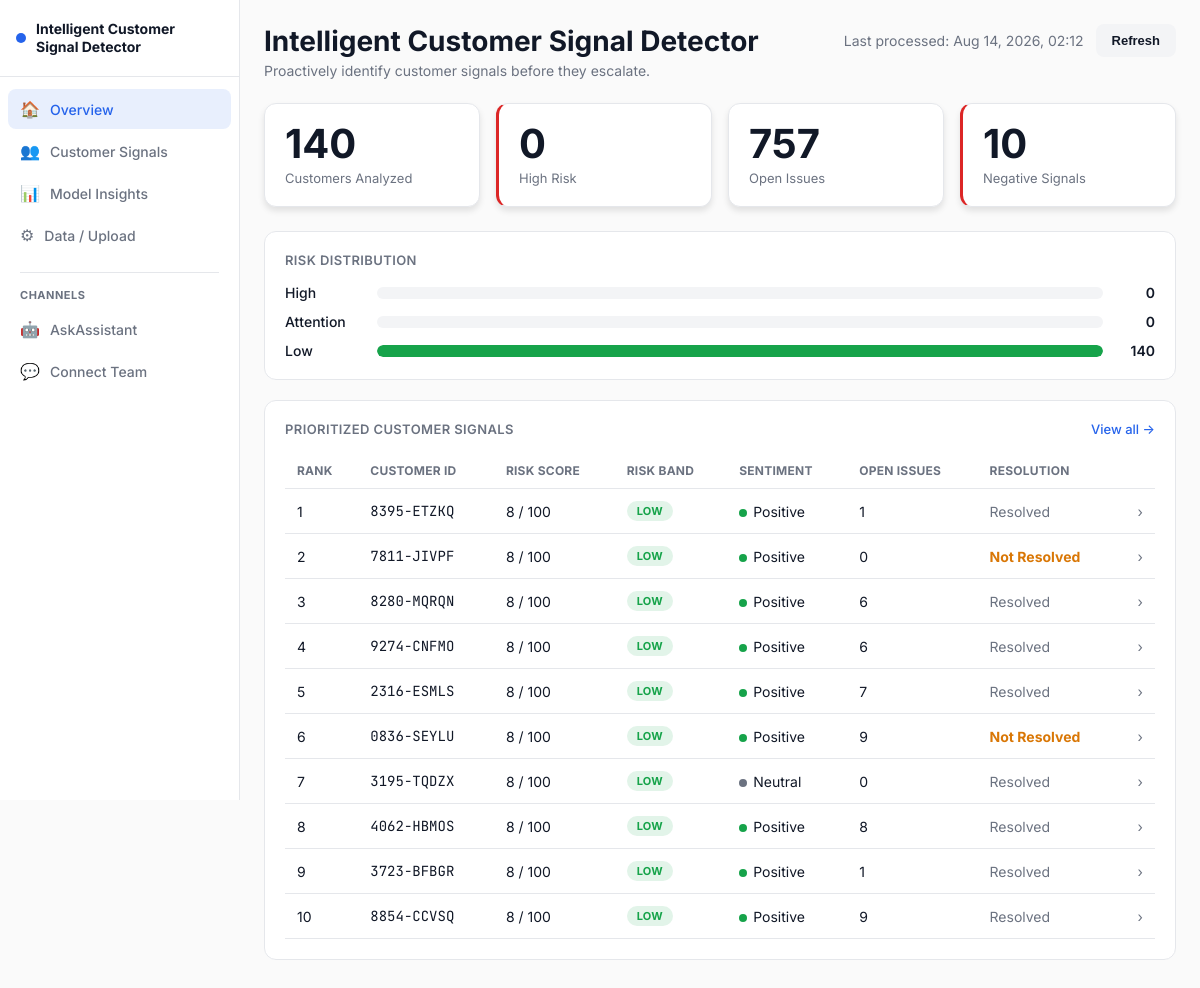
Before: / with the older database file.
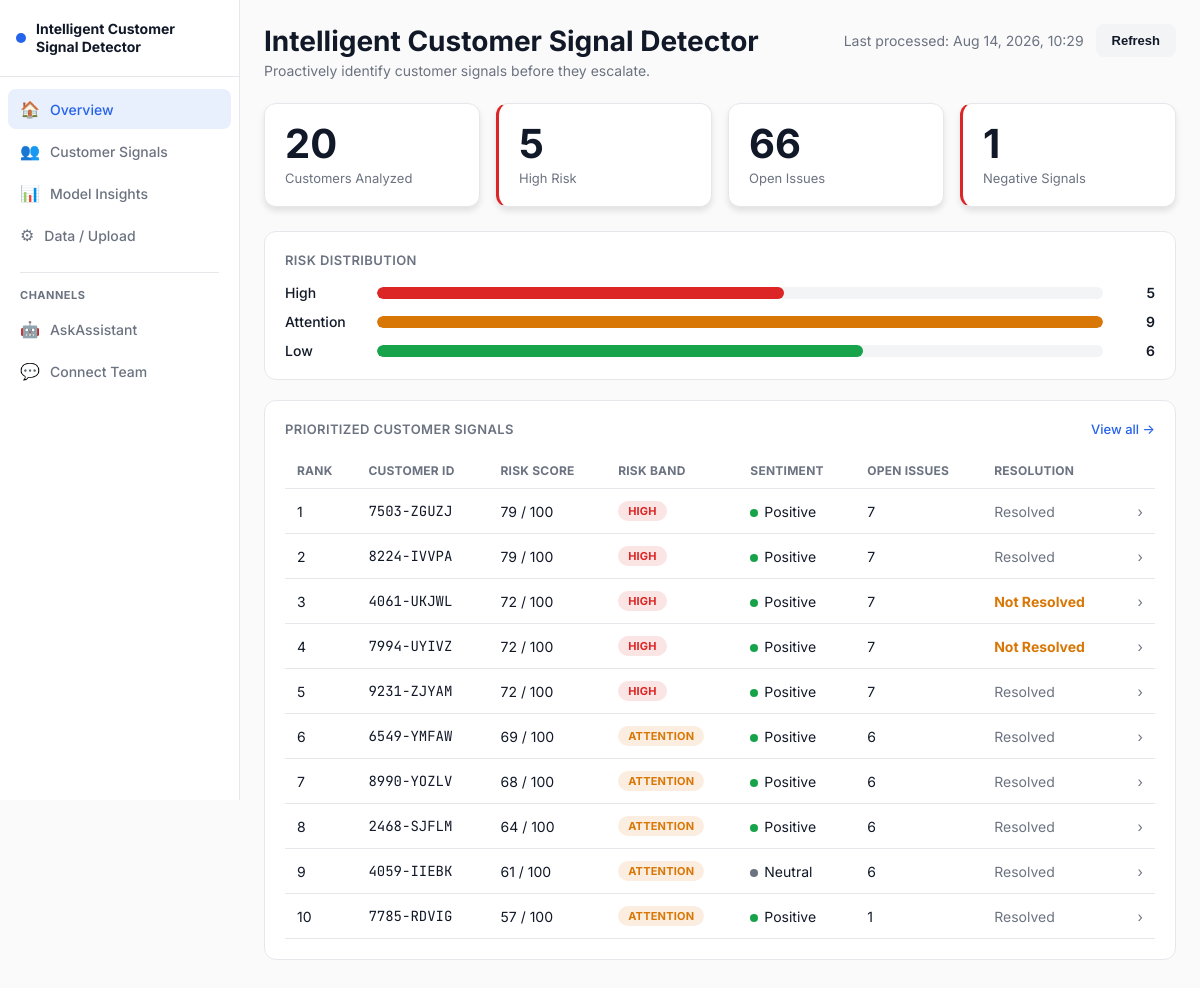
After: the same page with the newer database file.
### customer_signal/models.py (models this page shows, shortened)
class Customer(models.Model):
    customer_id = models.CharField(max_length=20, unique=True, db_index=True)
    gender = models.CharField(max_length=10, blank=True)
    senior_citizen = models.IntegerField(default=0)
    age = models.IntegerField(null=True, blank=True)
    married = models.CharField(max_length=5, blank=True)
    dependents = models.CharField(max_length=5, blank=True)
    partner = models.CharField(max_length=5, blank=True)
    tenure_months = models.IntegerField(null=True, blank=True)
    contract_type = models.CharField(max_length=30, blank=True)
    payment_method = models.CharField(max_length=40, blank=True)
    paperless_billing = models.CharField(max_length=5, blank=True)
    monthly_charges = models.FloatField(null=True, blank=True)
    total_charges = models.FloatField(null=True, blank=True)
    phone_service = models.CharField(max_length=5, blank=True)
    internet_service = models.CharField(max_length=20, blank=True)
    service_count = models.IntegerField(null=True, blank=True)
    unlimited_data = models.CharField(max_length=5, blank=True)
    streaming_tv = models.CharField(max_length=5, blank=True)
    streaming_movies = models.CharField(max_length=5, blank=True)
    streaming_music = models.CharField(max_length=5, blank=True)
    satisfaction_level = models.CharField(max_length=10, blank=True)  # Low/Medium/High
    open_issue_count = models.IntegerField(default=0)
    close_issue_count = models.IntegerField(default=0)
    support_interaction_count = models.IntegerField(default=0)
    resolution_status_open_closed = models.CharField(max_length=15, blank=True)
    customer_status = models.CharField(max_length=15, blank=True)  # Stayed/Churned
    churn = models.CharField(max_length=5, blank=True)
    churn_score_target = models.FloatField(null=True, blank=True)
    cltv = models.FloatField(null=True, blank=True)
    predicted_churn_score = models.FloatField(null=True, blank=True)
    risk_band = models.CharField(max_length=12, blank=True)  # High / Attention / Low
    raw_json = models.JSONField(default=dict, blank=True)
    uploaded_at = models.DateTimeField(auto_now_add=True)
    processed_at = models.DateTimeField(null=True, blank=True)
    class Meta:
        ordering = ["-predicted_churn_score"]

class Transcript(models.Model):
    customer = models.OneToOneField(
        Customer, on_delete=models.CASCADE, related_name="transcript", null=True, blank=True
    )
    pending_customer_id = models.CharField(max_length=20, blank=True, db_index=True)
    topic = models.CharField(max_length=255, blank=True)
    raw_text = models.TextField()
    turns_json = models.JSONField(default=list, blank=True)
    feedback_text = models.TextField(blank=True)
    stated_sentiment = models.CharField(max_length=10, blank=True)
    uploaded_at = models.DateTimeField(auto_now_add=True)

### customer_signal/views.py (the view)
# urls.py: path("", views.overview, name="overview"),
def overview(request):
    analyzed_qs = Customer.objects.filter(predicted_churn_score__isnull=False)
    analyzed_count = analyzed_qs.count()
    if analyzed_count == 0:
        return render(request, "customer_signal/overview.html", {"empty": True})
    high_risk = analyzed_qs.filter(risk_band="High").count()
    attention = analyzed_qs.filter(risk_band="Attention").count()
    low = analyzed_qs.filter(risk_band="Low").count()
    open_issues = analyzed_qs.aggregate(total=Sum("open_issue_count"))["total"] or 0
    negative_signals = Transcript.objects.filter(stated_sentiment="Negative").count()
    last_processed = analyzed_qs.order_by("-processed_at").first()
    top10 = analyzed_qs.order_by("-predicted_churn_score")[:10]
    top10_rows = []
    for rank, c in enumerate(top10, start=1):
        transcript = getattr(c, "transcript", None)
        top10_rows.append({
            "rank": rank,
            "customer": c,
            "sentiment": transcript.stated_sentiment if transcript else "—",
        })
    context = {
        "empty": False,
        "analyzed_count": analyzed_count,
        "high_risk": high_risk,
        "attention": attention,
        "low": low,
        "open_issues": open_issues,
        "negative_signals": negative_signals,
        "last_processed": last_processed.processed_at if last_processed else None,
        "top10_rows": top10_rows,
        "risk_max": max(high_risk, attention, low, 1),
    }
    return render(request, "customer_signal/overview.html", context)

### templates/customer_signal/overview.html (shortened to what this page needs)
{% extends "customer_signal/base.html" %}
{% block content %}
<div class="page-header">
  <div>
    <h1 class="page-title">Intelligent Customer Signal Detector</h1>
    <p class="page-subtitle">Proactively identify customer signals before they escalate.</p>
  </div>
  {% if not empty %}
  <div class="page-header-right">
    <span class="text-secondary">Last processed: {{ last_processed|date:"M d, Y, H:i" }}</span>
    <button class="btn btn-secondary" onclick="location.reload()">Refresh</button>
  </div>
  {% endif %}
</div>
{% if empty %}
  <div class="empty-state card">
    <p>No customers processed yet. Go to Data / Upload to get started.</p>
    <a href="{% url 'data_upload' %}" class="btn btn-primary">Go to Data / Upload</a>
  </div>
{% else %}
  <div class="kpi-grid">
    <div class="kpi-card" onclick="location.href='{% url 'customer_signals' %}'" style="cursor: pointer; transition: transform 0.2s; box-shadow: 0 4px 6px rgba(0,0,0,0.1);" onmouseover="this.style.transform='scale(1.02)'" onmouseout="this.style.transform='scale(1)'">
      <div class="kpi-value">{{ analyzed_count }}</div>
      <div class="kpi-label">Customers Analyzed</div>
    </div>
    <div class="kpi-card accent-red" onclick="location.href='{% url 'customer_signals' %}?risk=High'" style="cursor: pointer; transition: transform 0.2s; box-shadow: 0 4px 6px rgba(0,0,0,0.1);" onmouseover="this.style.transform='scale(1.02)'" onmouseout="this.style.transform='scale(1)'">
      <div class="kpi-value">{{ high_risk }}</div>
      <div class="kpi-label">High Risk</div>
    </div>
    <div class="kpi-card" onclick="location.href='{% url 'customer_signals' %}?resolution=NotResolved'" style="cursor: pointer; transition: transform 0.2s; box-shadow: 0 4px 6px rgba(0,0,0,0.1);" onmouseover="this.style.transform='scale(1.02)'" onmouseout="this.style.transform='scale(1)'">
      <div class="kpi-value">{{ open_issues }}</div>
      <div class="kpi-label">Open Issues</div>
    </div>
    <div class="kpi-card accent-red" onclick="location.href='{% url 'customer_signals' %}?sentiment=Negative'" style="cursor: pointer; transition: transform 0.2s; box-shadow: 0 4px 6px rgba(0,0,0,0.1);" onmouseover="this.style.transform='scale(1.02)'" onmouseout="this.style.transform='scale(1)'">
      <div class="kpi-value">{{ negative_signals }}</div>
      <div class="kpi-label">Negative Signals</div>
    </div>
  </div>
  <div class="card section">
    <h2 class="section-heading">Risk Distribution</h2>
    <div class="risk-bars">
      <div class="risk-bar-row">
        <span class="risk-bar-label">High</span>
        <div class="risk-bar-track"><div class="risk-bar-fill fill-high" style="width: {% widthratio high_risk risk_max 100 %}%"></div></div>
        <span class="risk-bar-count">{{ high_risk }}</span>
      </div>
      <div class="risk-bar-row">
        <span class="risk-bar-label">Attention</span>
        <div class="risk-bar-track"><div class="risk-bar-fill fill-attention" style="width: {% widthratio attention risk_max 100 %}%"></div></div>
        <span class="risk-bar-count">{{ attention }}</span>
      </div>
      <div class="risk-bar-row">
        <span class="risk-bar-label">Low</span>
        <div class="risk-bar-track"><div class="risk-bar-fill fill-low" style="width: {% widthratio low risk_max 100 %}%"></div></div>
        <span class="risk-bar-count">{{ low }}</span>
      </div>
    </div>
  </div>
  <div class="card section">
    <div class="section-header-row">
      <h2 class="section-heading">Prioritized Customer Signals</h2>
      <a href="{% url 'customer_signals' %}" class="link-view-all">View all →</a>
    </div>
    <table class="data-table">
      <thead>
        <tr>
          <th>Rank</th><th>Customer ID</th><th>Risk Score</th><th>Risk Band</th>
          <th>Sentiment</th><th>Open Issues</th><th>Resolution</th><th></th>
        </tr>
      </thead>
      <tbody>
        {% for row in top10_rows %}
        <tr class="clickable-row" onclick="location.href='{% url 'customer_detail' row.customer.customer_id %}'">
          <td>{{ row.rank }}</td>
          <td class="mono">{{ row.customer.customer_id }}</td>
          <td>{{ row.customer.predicted_churn_score|floatformat:0 }} / 100</td>
          <td><span class="pill pill-{{ row.customer.risk_band|lower }}">{{ row.customer.risk_band|upper }}</span></td>
          <td>
            <span class="sentiment-dot dot-{{ row.sentiment|lower }}"></span>{{ row.sentiment }}
          </td>
          <td>{{ row.customer.open_issue_count }}</td>
          <td>
            {% if row.customer.resolution_status_open_closed == "NotResolved" %}
              <span class="text-amber font-bold">Not Resolved</span>
            {% else %}
              <span class="text-secondary">{{ row.customer.resolution_status_open_closed|default:"—" }}</span>
            {% endif %}
          </td>
          <td class="chevron">›</td>
        </tr>
        {% endfor %}
      </tbody>
    </table>
  </div>
{% endif %}
{% endblock %}

### templates/customer_signal/base.html (shortened to what this page needs)
{% load static %}
<!doctype html>
<html lang="en">
  <head>
    <link rel="stylesheet" href="{% static 'css/dashboard.css' %}" />
  </head>
  <body>
    <div class="app-shell">
      <aside class="sidebar">
        <div class="sidebar-brand">
          <span class="brand-dot"></span>
          <span class="brand-text"
            >Intelligent Customer<br />Signal Detector</span
          >
        </div>
        <nav class="sidebar-nav">
          <a
            href="{% url 'overview' %}"
            class="nav-item {% if request.resolver_match.url_name == 'overview' %}active{% endif %}"
          >
            <span class="nav-icon">🏠</span
            ><span class="nav-label">Overview</span>
          </a>
          <a
            href="{% url 'customer_signals' %}"
            class="nav-item {% if request.resolver_match.url_name == 'customer_signals' or request.resolver_match.url_name == 'customer_detail' %}active{% endif %}"
          >
            <span class="nav-icon">👥</span
            ><span class="nav-label">Customer Signals</span>
          </a>
          <a
            href="{% url 'model_insights' %}"
            class="nav-item {% if request.resolver_match.url_name == 'model_insights' %}active{% endif %}"
          >
            <span class="nav-icon">📊</span
            ><span class="nav-label">Model Insights</span>
          </a>
          <a
            href="{% url 'data_upload' %}"
            class="nav-item {% if request.resolver_match.url_name == 'data_upload' %}active{% endif %}"
          >
            <span class="nav-icon">⚙</span
            ><span class="nav-label">Data / Upload</span>
          </a>
          <div style="margin: 15px 12px 5px; border-top: 1px solid var(--border); padding-top: 15px; font-size: 11px; font-weight: 700; text-transform: uppercase; color: var(--text-secondary); letter-spacing: 0.5px;">Channels</div>
          <a
            href="{% url 'coming_soon' %}?feature=AskAssistant"
            class="nav-item"
          >
            <span class="nav-icon">🤖</span><span class="nav-label">AskAssistant</span>
          </a>
          <a
            href="{% url 'coming_soon' %}?feature=ConnectTeam"
            class="nav-item"
          >
            <span class="nav-icon">💬</span><span class="nav-label">Connect Team</span>
          </a>
        </nav>
      </aside>
      <main class="main-content">
        {% block content %}{% endblock %}
      </main>
    </div>
  </body>
</html>

Changed rows visible on the page:
removed Customer: processed_at "Aug 14, 2026, 02:12"
removed Customer: rank "1", customer.customer_id "8395-ETZKQ", customer.predicted_churn_score "8", customer.risk_band "LOW", sentiment "Positive", customer.open_issue_count "1", customer.resolution_status_open_closed "Resolved"
removed Customer: rank "2", customer.customer_id "7811-JIVPF", customer.predicted_churn_score "8", customer.risk_band "LOW", sentiment "Positive", customer.open_issue_count "0", resolution_status_open_closed "Not Resolved"
removed Customer: rank "3", customer.customer_id "8280-MQRQN", customer.predicted_churn_score "8", customer.risk_band "LOW", sentiment "Positive", customer.open_issue_count "6", customer.resolution_status_open_closed "Resolved"
removed Customer: rank "4", customer.customer_id "9274-CNFMO", customer.predicted_churn_score "8", customer.risk_band "LOW", sentiment "Positive", customer.open_issue_count "6", customer.resolution_status_open_closed "Resolved"
removed Customer: rank "5", customer.customer_id "2316-ESMLS", customer.predicted_churn_score "8", customer.risk_band "LOW", sentiment "Positive", customer.open_issue_count "7", customer.resolution_status_open_closed "Resolved"
removed Customer: rank "6", customer.customer_id "0836-SEYLU", customer.predicted_churn_score "8", customer.risk_band "LOW", sentiment "Positive", customer.open_issue_count "9", resolution_status_open_closed "Not Resolved"
removed Customer: rank "7", customer.customer_id "3195-TQDZX", customer.predicted_churn_score "8", customer.risk_band "LOW", sentiment "Neutral", customer.open_issue_count "0", customer.resolution_status_open_closed "Resolved"
removed Customer: rank "8", customer.customer_id "4062-HBMOS", customer.predicted_churn_score "8", customer.risk_band "LOW", sentiment "Positive", customer.open_issue_count "8", customer.resolution_status_open_closed "Resolved"
removed Customer: rank "9", customer.customer_id "3723-BFBGR", customer.predicted_churn_score "8", customer.risk_band "LOW", sentiment "Positive", customer.open_issue_count "1", customer.resolution_status_open_closed "Resolved"
removed Customer: rank "10", customer.customer_id "8854-CCVSQ", customer.predicted_churn_score "8", customer.risk_band "LOW", sentiment "Positive", customer.open_issue_count "9", customer.resolution_status_open_closed "Resolved"
added Customer: processed_at "Aug 14, 2026, 10:29"
added Customer: rank "1", customer.customer_id "7503-ZGUZJ", customer.predicted_churn_score "79", customer.risk_band "HIGH", sentiment "Positive", customer.open_issue_count "7", customer.resolution_status_open_closed "Resolved"
added Customer: rank "2", customer.customer_id "8224-IVVPA", customer.predicted_churn_score "79", customer.risk_band "HIGH", sentiment "Positive", customer.open_issue_count "7", customer.resolution_status_open_closed "Resolved"
added Customer: rank "3", customer.customer_id "4061-UKJWL", customer.predicted_churn_score "72", customer.risk_band "HIGH", sentiment "Positive", customer.open_issue_count "7", resolution_status_open_closed "Not Resolved"
added Customer: rank "4", customer.customer_id "7994-UYIVZ", customer.predicted_churn_score "72", customer.risk_band "HIGH", sentiment "Positive", customer.open_issue_count "7", resolution_status_open_closed "Not Resolved"
added Customer: rank "5", customer.customer_id "9231-ZJYAM", customer.predicted_churn_score "72", customer.risk_band "HIGH", sentiment "Positive", customer.open_issue_count "7", customer.resolution_status_open_closed "Resolved"
added Customer: rank "6", customer.customer_id "6549-YMFAW", customer.predicted_churn_score "69", customer.risk_band "ATTENTION", sentiment "Positive", customer.open_issue_count "6", customer.resolution_status_open_closed "Resolved"
added Customer: rank "7", customer.customer_id "8990-YOZLV", customer.predicted_churn_score "68", customer.risk_band "ATTENTION", sentiment "Positive", customer.open_issue_count "6", customer.resolution_status_open_closed "Resolved"
added Customer: rank "8", customer.customer_id "2468-SJFLM", customer.predicted_churn_score "64", customer.risk_band "ATTENTION", sentiment "Positive", customer.open_issue_count "6", customer.resolution_status_open_closed "Resolved"
added Customer: rank "9", customer.customer_id "4059-IIEBK", customer.predicted_churn_score "61", customer.risk_band "ATTENTION", sentiment "Neutral", customer.open_issue_count "6", customer.resolution_status_open_closed "Resolved"
added Customer: rank "10", customer.customer_id "7785-RDVIG", customer.predicted_churn_score "57", customer.risk_band "ATTENTION", sentiment "Positive", customer.open_issue_count "1", customer.resolution_status_open_closed "Resolved"
Other visible differences:
{{ analyzed_count }}: "140" → "20"
{{ high_risk }}: "0" → "5"
{{ open_issues }}: "757" → "66"
{{ negative_signals }}: "10" → "1"
{{ attention }}: "0" → "9"
{{ low }}: "140" → "6"
